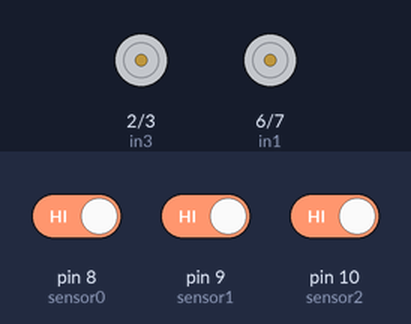
Simulated run of this sketch. Board: Arduino Uno, built with avr-gcc and run on an emulated ATmega328P. On the bench: motor-driver pin pairs drawn as motors (green arrow = first pin HIGH = forward, orange = second pin HIGH = backward, longer = more drive). The test bench sets the inputs (shaded band); at power-on: pin 8 (sensor0) HIGH, pin 10 (sensor2) HIGH, pin 9 (sensor1) HIGH.

Above: at 1.2 s.
1.3 s: pin 8 (sensor0) driven LOW
At 1.51 s:
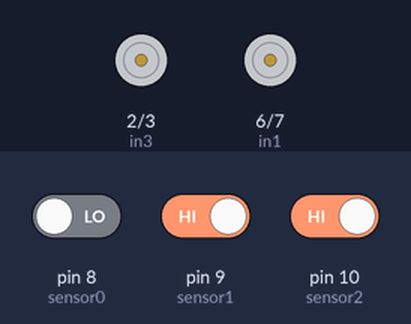
4.3 s: pin 10 (sensor2) driven LOW
At 4.7 s:
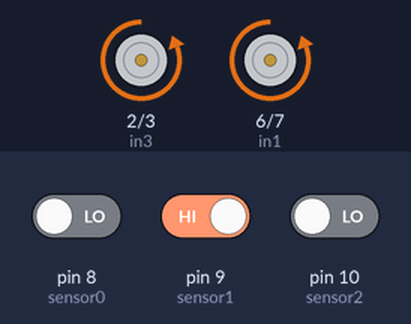
7.3 s: pin 8 (sensor0) driven HIGH
At 7.65 s:
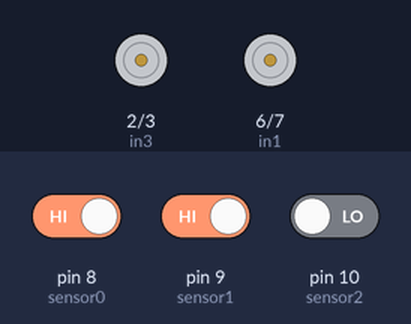
10.3 s: pin 10 (sensor2) driven HIGH
At 10.3 s:
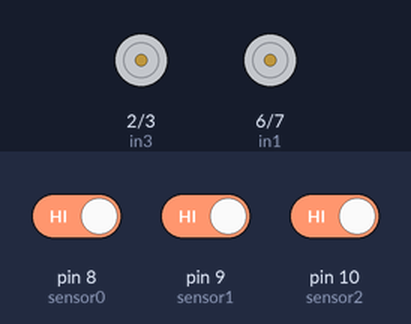
Timing chart, 0 to 12.8 s (numbered marks = the images above; inputs shaded):
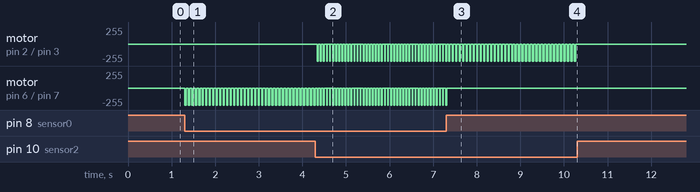

Measured:
- after the input at 1.3 s, motor on pin 6 (in1) / pin 7 (in2): alternates backward 255/255 for 0.03 s and stopped for 0.05 s, starting at once
- after the input at 4.3 s, motor on pin 2 (in3) / pin 3 (in4): alternates backward 255/255 for 0.02 s and stopped for 0.05 s, starting at once
- after the input at 7.3 s, motor on pin 6 (in1) / pin 7 (in2): goes on until 7.3 s, then stays stopped
- after the input at 10.3 s, motor on pin 2 (in3) / pin 3 (in4): stops changing and stays stopped

The sketch:

line_following.ino
```cpp
/*
 * EmberBot — line-following controller (Arduino Uno)
 * ----------------------------------------------------
 * Drives EmberBot along a black line using three digital IR sensors
 * (right, middle, left) and an L298 dual motor driver.
 *
 * Sensor logic (1 = sensor is over the black line, 0 = over white):
 *   middle only on line      -> drive forward
 *   right side on line       -> turn right
 *   left side on line        -> turn left
 *   all three on line        -> stop (junction / end marker)
 *   none on line             -> stop (line lost)
 *
 * After every decision the loop calls Stop() and waits 50 ms, so the
 * robot moves in short pulses. This acts as a crude speed limiter, since
 * the L298 enable pins are not PWM-controlled in this build.
 *
 * Wiring
 *   IR sensors : right = D8, middle = D9, left = D10
 *   L298 inputs: IN1 = D6, IN2 = D7 (right motor), IN3 = D2, IN4 = D3 (left motor)
 *
 * Note: transcribed from the team report screenshot; logic unchanged.
 */

// ---- L298 motor driver input pins ----
#define in1 6   // right motor, backward
#define in2 7   // right motor, forward
#define in3 2   // left motor, backward
#define in4 3   // left motor, forward

void forward();
void turnLeft();
void turnRight();
void Stop();

// ---- IR sensor pins ----
int sensor0 = 8;   // right sensor
int sensor1 = 9;   // middle sensor
int sensor2 = 10;  // left sensor

// ---- latest sensor readings ----
int value0 = 0;    // right
int value1 = 0;    // middle
int value2 = 0;    // left

void setup() {
  pinMode(sensor0, INPUT);
  pinMode(sensor1, INPUT);
  pinMode(sensor2, INPUT);

  pinMode(in1, OUTPUT);
  pinMode(in2, OUTPUT);
  pinMode(in3, OUTPUT);
  pinMode(in4, OUTPUT);
}

void loop() {
  // Read all three sensors
  value0 = digitalRead(sensor0);  // right
  value1 = digitalRead(sensor1);  // middle
  value2 = digitalRead(sensor2);  // left

  // Decide which way to move
  if (value0 == 0 && value1 == 1 && value2 == 0) { forward();   }  // centred on the line
  if (value0 == 1 && value2 == 0)                { turnRight(); }  // line has drifted right
  if (value0 == 0 && value2 == 1)                { turnLeft();  }  // line has drifted left
  if (value0 == 1 && value1 == 1 && value2 == 1) { Stop();      }  // all on black: junction
  if (value0 == 0 && value1 == 0 && value2 == 0) { Stop();      }  // all on white: line lost

  // Pause between pulses (limits speed so the sensors can keep up)
  Stop();
  delay(50);
}

// Both motors forward
void forward() {
  digitalWrite(in1, LOW);
  digitalWrite(in2, HIGH);
  digitalWrite(in3, LOW);
  digitalWrite(in4, HIGH);
  delay(20);
}

// Right motor stopped, left motor forward -> pivot right
void turnRight() {
  digitalWrite(in1, LOW);
  digitalWrite(in2, LOW);
  digitalWrite(in3, LOW);
  digitalWrite(in4, HIGH);
  delay(30);
}

// Left motor stopped, right motor forward -> pivot left
void turnLeft() {
  digitalWrite(in1, LOW);
  digitalWrite(in2, HIGH);
  digitalWrite(in3, LOW);
  digitalWrite(in4, LOW);
  delay(30);
}

// All motor inputs low -> both motors stop
void Stop() {
  digitalWrite(in1, LOW);
  digitalWrite(in2, LOW);
  digitalWrite(in3, LOW);
  digitalWrite(in4, LOW);
}
```
